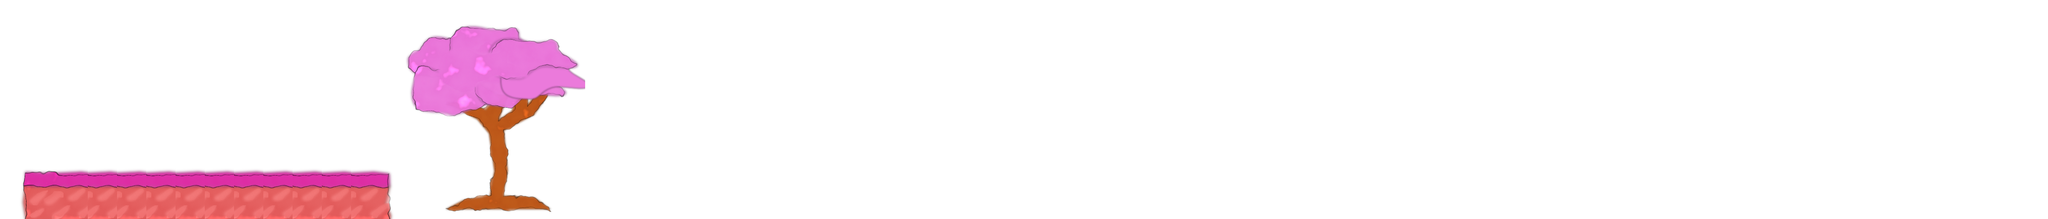

A 2D game scene composited from a Tiled map and its tileset images. What follows is a short description and the map's XML, with each tile layer's data collapsed to a summary:
An orthogonal 140x15 tile map with 32x32 px tiles, 1 tile layer (Camada de Tiles 1).

<map version="1.0" orientation="orthogonal" width="140" height="15" tilewidth="32" tileheight="32" backgroundcolor="#ffffff">
 <tileset firstgid="1" name="tiles" tilewidth="32" tileheight="32">
  <image source="tiles_spring.png" width="600" height="450" />
 </tileset>
 <layer name="Camada de Tiles 1" width="140" height="15">
  <data>[2100 cells, 268 non-empty, 188 distinct tile ids]</data>
 </layer>
</map>
